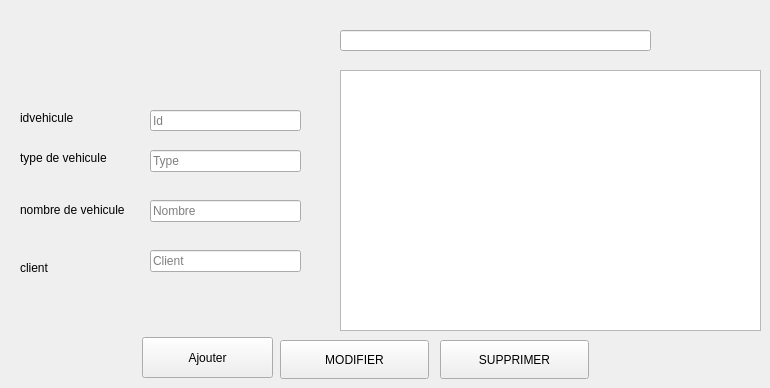
       <widget class="QWidget" name="tab_8">
        <attribute name="title">
         <string>afficher</string>
        </attribute>
        <widget class="QTableView" name="Tab_gestionlo">
         <property name="geometry">
          <rect>
           <x>340</x>
           <y>70</y>
           <width>421</width>
           <height>261</height>
          </rect>
         </property>
        </widget>
        <widget class="QLineEdit" name="le_idc">
         <property name="geometry">
          <rect>
           <x>150</x>
           <y>250</y>
           <width>151</width>
           <height>22</height>
          </rect>
         </property>
         <property name="readOnly">
          <bool>true</bool>
         </property>
         <property name="placeholderText">
          <string>Client</string>
         </property>
        </widget>
        <widget class="QPushButton" name="pushButton_8">
         <property name="geometry">
          <rect>
           <x>142</x>
           <y>337</y>
           <width>131</width>
           <height>41</height>
          </rect>
         </property>
         <property name="text">
          <string>Ajouter</string>
         </property>
        </widget>
        <widget class="QLineEdit" name="le_idv">
         <property name="geometry">
          <rect>
           <x>150</x>
           <y>110</y>
           <width>151</width>
           <height>21</height>
          </rect>
         </property>
         <property name="placeholderText">
          <string>Id</string>
         </property>
        </widget>
        <widget class="QLineEdit" name="le_nombre">
         <property name="geometry">
          <rect>
           <x>150</x>
           <y>200</y>
           <width>151</width>
           <height>22</height>
          </rect>
         </property>
         <property name="text">
          <string/>
         </property>
         <property name="placeholderText">
          <string>Nombre</string>
         </property>
        </widget>
        <widget class="QLineEdit" name="le_type">
         <property name="geometry">
          <rect>
           <x>150</x>
           <y>150</y>
           <width>151</width>
           <height>22</height>
          </rect>
         </property>
         <property name="maxLength">
          <number>15</number>
         </property>
         <property name="frame">
          <bool>true</bool>
         </property>
         <property name="placeholderText">
          <string>Type</string>
         </property>
        </widget>
        <widget class="QPushButton" name="pushButton_19">
         <property name="geometry">
          <rect>
           <x>280</x>
           <y>340</y>
           <width>149</width>
           <height>39</height>
          </rect>
         </property>
         <property name="text">
          <string>MODIFIER</string>
         </property>
         <property name="icon">
          <iconset>
           <normaloff>../../Bureau/chartegraphique/Nouveau dossier/modifier.png</normaloff>../../Bureau/chartegraphique/Nouveau dossier/modifier.png</iconset>
         </property>
         <property name="iconSize">
          <size>
           <width>23</width>
           <height>25</height>
          </size>
         </property>
        </widget>
        <widget class="QPushButton" name="pushButton_21">
         <property name="geometry">
          <rect>
           <x>440</x>
           <y>340</y>
           <width>149</width>
           <height>39</height>
          </rect>
         </property>
         <property name="text">
          <string>SUPPRIMER</string>
         </property>
         <property name="icon">
          <iconset>
           <normaloff>../../Bureau/chartegraphique/Nouveau dossier/supprimer.png</normaloff>../../Bureau/chartegraphique/Nouveau dossier/supprimer.png</iconset>
         </property>
         <property name="iconSize">
          <size>
           <width>23</width>
           <height>25</height>
          </size>
         </property>
        </widget>
        <widget class="QLabel" name="label_18">
         <property name="geometry">
          <rect>
           <x>20</x>
           <y>110</y>
           <width>81</width>
           <height>16</height>
          </rect>
         </property>
         <property name="text">
          <string>idvehicule</string>
         </property>
        </widget>
        <widget class="QLabel" name="label_19">
         <property name="geometry">
          <rect>
           <x>20</x>
           <y>150</y>
           <width>111</width>
           <height>16</height>
          </rect>
         </property>
         <property name="text">
          <string>type de vehicule </string>
         </property>
        </widget>
        <widget class="QLabel" name="label_20">
         <property name="geometry">
          <rect>
           <x>20</x>
           <y>200</y>
           <width>161</width>
           <height>20</height>
          </rect>
         </property>
         <property name="text">
          <string>nombre de vehicule</string>
         </property>
        </widget>
        <widget class="QLabel" name="label_21">
         <property name="geometry">
          <rect>
           <x>20</x>
           <y>260</y>
           <width>81</width>
           <height>16</height>
          </rect>
         </property>
         <property name="text">
          <string>client</string>
         </property>
        </widget>
        <widget class="QLineEdit" name="lineEdit_rech">
         <property name="geometry">
          <rect>
           <x>340</x>
           <y>30</y>
           <width>311</width>
           <height>21</height>
          </rect>
         </property>
        </widget>
       </widget>
